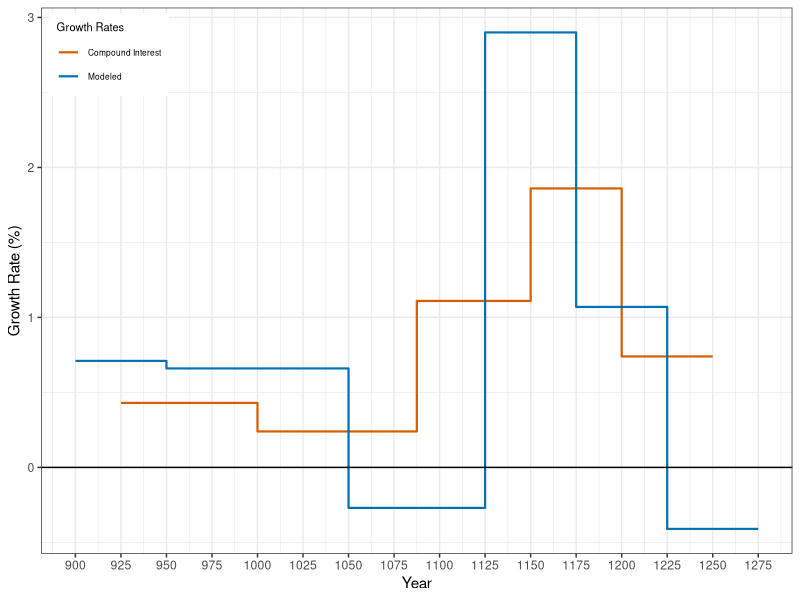
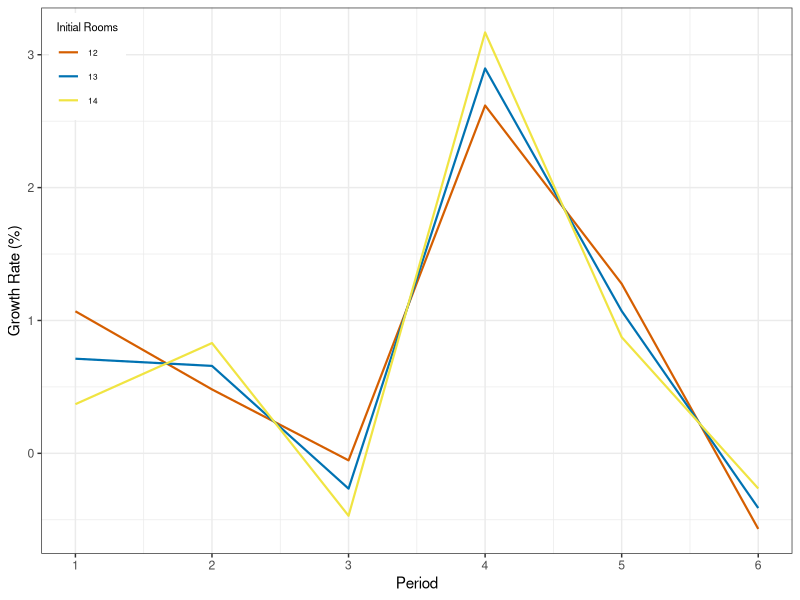
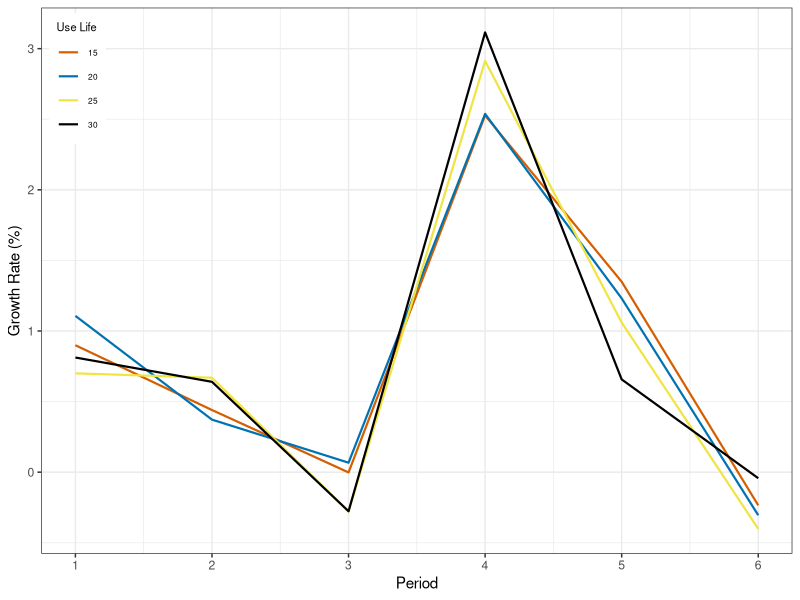
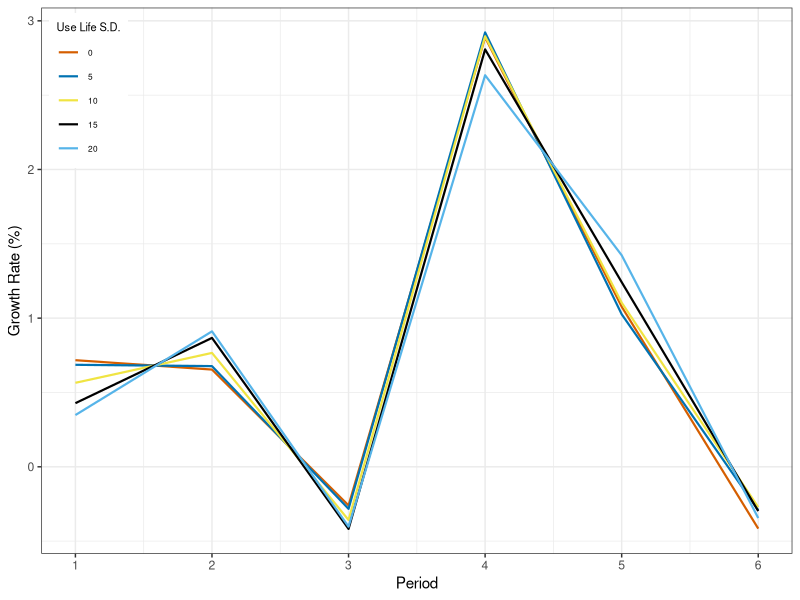
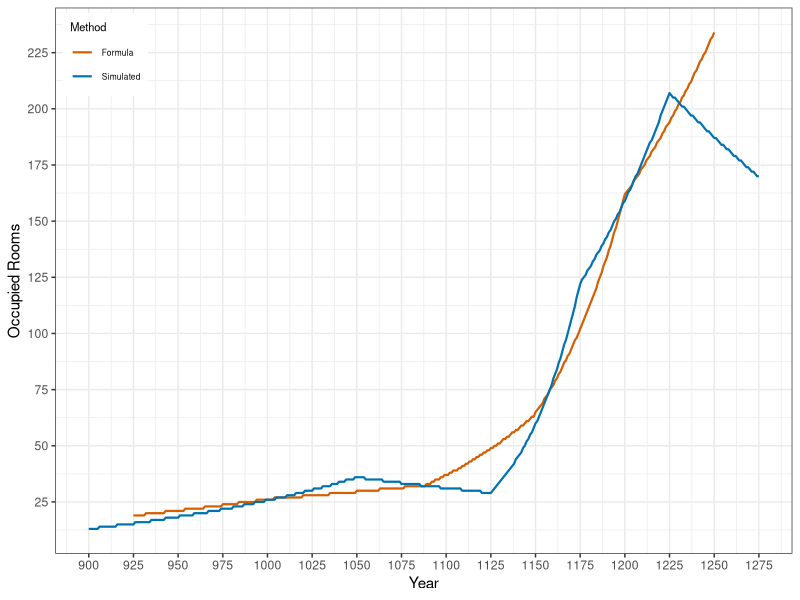
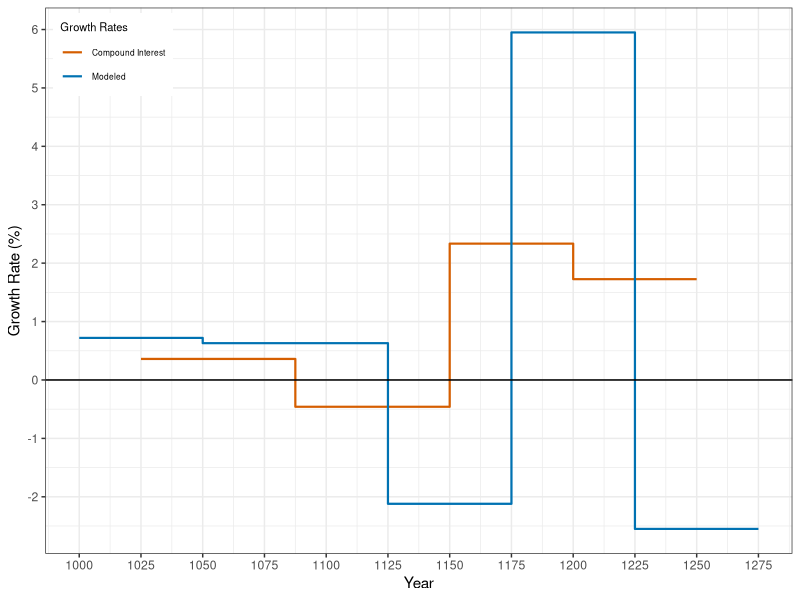
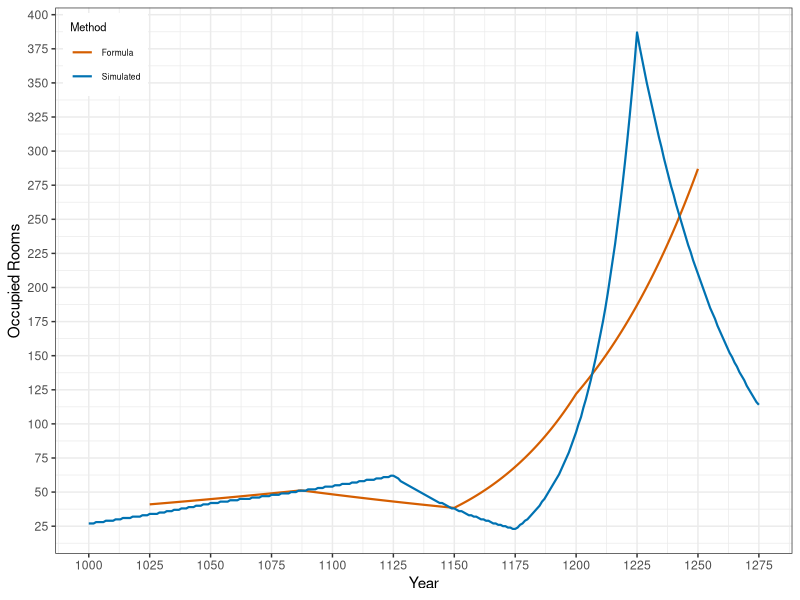

Reproduce these figures in R, in order.
#########################
#########################
## initialize libraries
library(dplyr)
library(ggplot2)
#########################
#########################

## set up colorblindness friendly color palette
cbPalette <- c( "#D55E00", "#0072B2", "#F0E442", "#000000", "#56B4E9", "#E69F00", "#009E73", "#CC79A7")


## Import data from RoomAccum12.exe program and create figures


# Figure 2 Data, Growth Rates by period for simulated and and compound interest methods of calculation 
# Variables as follows: input: RoomHesh6.txt, UseLife = 25, S.D. of UseLife = 0.0, InitRooms = 13
ds.Fig2 <- read.csv('Fig2_HeshRates.csv') 

# Plot Figure 2: Estimated growth rates for the Heshotauthla survey derived from the formula and the simulation 
png("Fig2.png",width=6.5,height=4,units="in",res=300)
  ds.Fig2 %>%
    ggplot(aes(x=Year, y=Rate, group=Approach, color=Approach)) +
    geom_line(size=0.75) +
    scale_x_continuous(name="Year", breaks=seq(900,1275,25)) + 
    scale_y_continuous(name="Growth Rate (%)", breaks=seq(-6,7,1)) +
    theme_bw() +
    theme(legend.position = c(0.01,0.99), 
            legend.justification = c(0, 1), 
            legend.text=element_text(size=6), 
            legend.title=element_text(size=8)) +
    geom_hline(yintercept = 0) +
    scale_colour_manual(values=cbPalette, name = "Growth Rates")
dev.off()  

#########################
#########################

# Figure 3 Data, Sensitivity to the number of initial rooms 
# Variables as follows: input: RoomHesh6.txt, UseLife = 25, S.D. of UseLife = 0.0, InitRooms = 12, 13, 14
dp.Fig3 <- read.csv('Fig3_ROOMHESH6_P.CSV')

# Plot Figure 3: Sensitivity to the number of initial rooms, Heshotauthla survey
png("Fig3.png",width=6.5,height=4,units="in",res=300)
  dp.Fig3 %>% 
    ggplot(aes(x=Period, y=Rate, color=as.factor(InitRm))) +
    geom_line(size=0.75) +
    scale_x_continuous(name='Period', breaks=seq(1,6,1)) + 
    scale_y_continuous(name='Growth Rate (%)', breaks=seq(-6,7,1)) +
    theme_bw() + 
    theme(legend.position = c(0.01,0.99), 
          legend.justification = c(0, 1), 
          legend.text=element_text(size=6), 
          legend.title=element_text(size=8)) +
    scale_colour_manual(values=cbPalette, name = "Initial Rooms")
dev.off()

#########################
#########################

# Figure 4 Data, Sensitivity to Room Use-Life 
# Variables as follows: input: RoomHesh6.txt, UseLife = 15, 20, 25, 30, S.D. of UseLife = 0.0, InitRooms = 8, 10, 13, 15
dp.Fig4 <- read.csv('Fig4_ROOMHESH6_P.CSV')

# Plot Figure 4: Sensitivtiy to Room Use-Life, Heshotauthla Survey
png("Fig4.png",width=6.5,height=4,units="in",res=300)
dp.Fig4 %>% 
  ggplot(aes(x=Period, y=Rate, color=as.factor(UseLife))) +
  geom_line(size=0.75) +
  scale_x_continuous(name='Period', breaks=seq(1,6,1)) + 
  scale_y_continuous(name='Growth Rate (%)', breaks=seq(-6,7,1)) +
  theme_bw() + 
  theme(legend.position = c(0.01,0.99), 
        legend.justification = c(0, 1), 
        legend.text=element_text(size=6), 
        legend.title=element_text(size=8)) +
  scale_colour_manual(values=cbPalette, name = "Use Life")
dev.off()

#########################
#########################

# Figure 5 Data, Sensitivity to S.D. of Room Use-Life 
# Variables as follows: input: RoomHesh6.txt, UseLife = 25, S.D. of UseLife = 0, 5, 10, 15, 20, InitRooms = 13
dp.Fig5 <- read.csv('Fig5_ROOMHESH6_P.CSV')

# Plot Figure 5: Modeled growth rates using normally distributed structure use lives with mean of 25 years and different standard deviations (standard deviation of 0 is a fixed structure use life).
png("Fig5.png",width=6.5,height=4,units="in",res=300)
dp.Fig5 %>% 
  ggplot(aes(x=Period, y=Rate, color=as.factor(UseSD))) +
  geom_line(size=0.75) +
  scale_x_continuous(name='Period', breaks=seq(1,6,1)) + 
  scale_y_continuous(name='Growth Rate (%)', breaks=seq(-6,7,1)) +
  theme_bw() + 
  theme(legend.position = c(0.01,0.99), 
        legend.justification = c(0, 1), 
        legend.text=element_text(size=6), 
        legend.title=element_text(size=8)) +
  scale_colour_manual(values=cbPalette, name = "Use Life S.D.")
dev.off()

#########################
#########################

# Figure 6 Data, Number of Occupied Rooms by approach
# Formula derived as explained in text
# Simulated derived with Variables as follows: input: RoomHesh6.txt, UseLife = 25, S.D. of UseLife = 0.0, InitRooms = 13
dp.Fig6 <- read.csv('Fig6_ImpliedDSh.csv')

# Plot Figure 6: Number of occupied rooms through time for the Heshotauthla survey, computed annually for the simulated and using the formula 
png("Fig6.png",width=6.5,height=4,units="in",res=300)
dp.Fig6 %>% 
  ggplot(aes(x=Year, y=OccRm, color=as.factor(Group))) +
  geom_line(size=0.75) +
  scale_x_continuous(name='Year', breaks=seq(900,1275,25)) + 
  scale_y_continuous(name='Occupied Rooms', breaks=seq(0,250,25)) +
  theme_bw() + 
  theme(legend.position = c(0.01,0.99), 
        legend.justification = c(0, 1), 
        legend.text=element_text(size=6), 
        legend.title=element_text(size=8)) +
  scale_colour_manual(values=cbPalette, name = "Method")
dev.off()

#########################
#########################

# Figure 7 Data, Growth Rates by period for simulated and and compound interest methods of calculation 
# Variables as follows: input: RoomObap.txt, UseLife = 25, S.D. of UseLife = 0.0, InitRooms = 27
ds.Fig7 <- read.csv('Fig6_OBAPRates.csv')

# Plot Figure 7: Estimated growth rates for the Ojo Bonito survey derived from the formula and the simulation 
png("Fig7.png",width=6.5,height=4,units="in",res=300)
ds.Fig7 %>%
  ggplot(aes(x=Year, y=Rate, group=Approach, color=Approach)) +
  geom_line(size=0.75) +
  scale_x_continuous(name="Year", breaks=seq(1000,1275,25)) + 
  scale_y_continuous(name="Growth Rate (%)", breaks=seq(-6,7,1)) +
  theme_bw() +
  theme(legend.position = c(0.01,0.99), 
        legend.justification = c(0, 1), 
        legend.text=element_text(size=6), 
        legend.title=element_text(size=8)) +
  geom_hline(yintercept = 0) +
  scale_colour_manual(values=cbPalette, name = "Growth Rates")
dev.off()  

#########################
#########################

## Figure 8 Data, Number of Occupied Rooms by approach
# Formula derived as explained in text
# Simulated derived with Variables as follows: input: RoomHesh6.txt, UseLife = 25, S.D. of UseLife = 0.0, InitRooms = 27
dp.Fig8 <- read.csv('Fig8_ImpliedDSo.csv')

# Plot Figure 8: Number of occupied rooms through time for the Ojo Bonito survey, computed annually for the simulated and using the formula.
png("Fig8.png",width=6.5,height=4,units="in",res=300)
dp.Fig8 %>% 
  ggplot(aes(x=Year, y=OccRm, color=as.factor(Group))) +
  geom_line(size=0.75) +
  scale_x_continuous(name='Year', breaks=seq(1000,1275,25)) + 
  scale_y_continuous(name='Occupied Rooms', breaks=seq(0,400,25)) +
  theme_bw() + 
  theme(legend.position = c(0.01,0.99), 
        legend.justification = c(0, 1), 
        legend.text=element_text(size=6), 
        legend.title=element_text(size=8)) +
  scale_colour_manual(values=cbPalette, name = "Method")
dev.off()